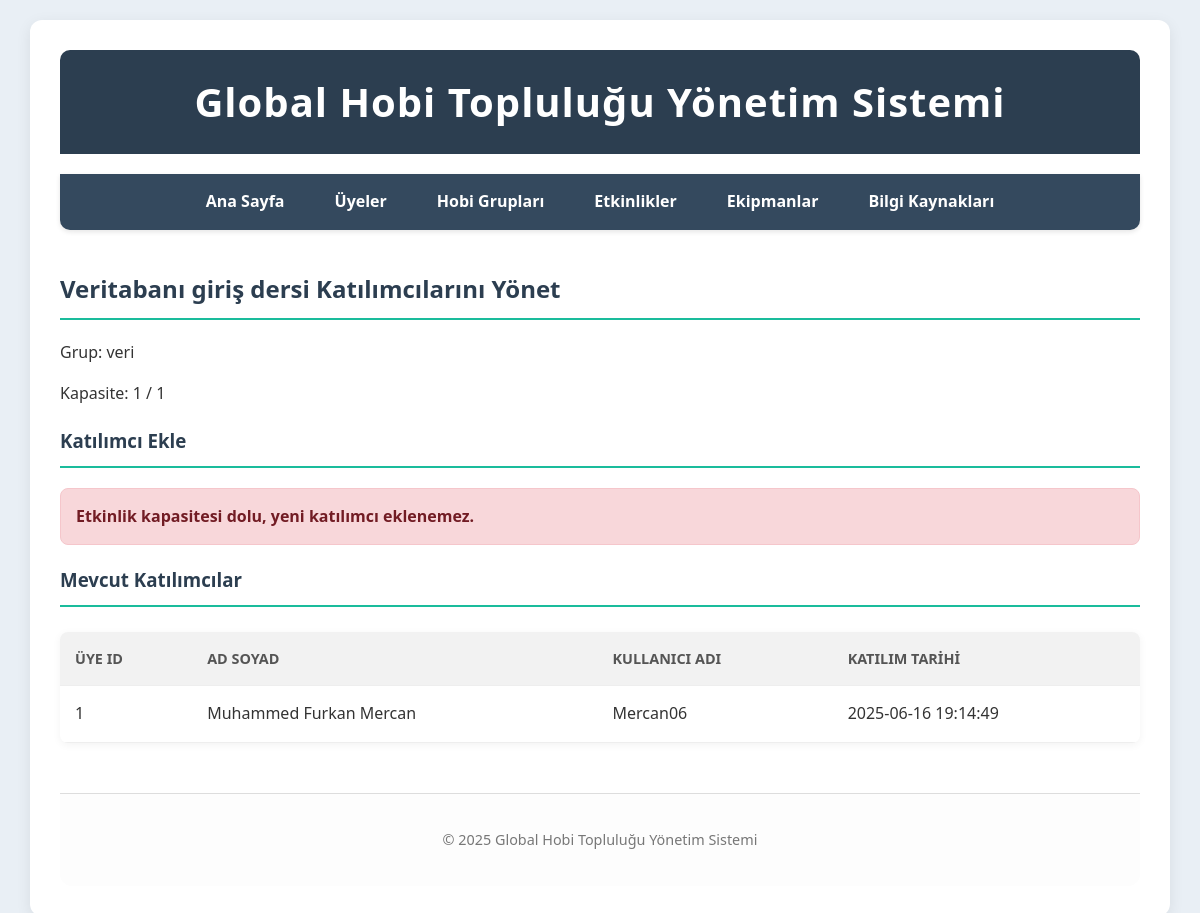
Screenshot of /etkinlik_katilim_yonet.php?etkinlik_id=3 with the database file from the repository.
### tables this page shows
CREATE TABLE `etkinlikler` (
  `etkinlik_id` int(11) NOT NULL,
  `grup_id` int(11) NOT NULL,
  `etkinlik_adi` varchar(150) NOT NULL,
  `aciklama` text DEFAULT NULL,
  `tarih` date NOT NULL,
  `saat` time NOT NULL,
  `lokasyon_tipi` enum('Online','Fiziksel') NOT NULL,
  `lokasyon_detayi` varchar(255) DEFAULT NULL,
  `kapasite` int(11) NOT NULL DEFAULT 0,
  `olusturma_tarihi` timestamp NOT NULL DEFAULT current_timestamp()
);

CREATE TABLE `hobigruplari` (
  `grup_id` int(11) NOT NULL,
  `grup_adi` varchar(100) NOT NULL,
  `aciklama` text DEFAULT NULL,
  `kurulus_tarihi` date NOT NULL,
  `grup_yoneticisi_uye_id` int(11) DEFAULT NULL
);

CREATE TABLE `etkinlikkatilim` (
  `uye_id` int(11) NOT NULL,
  `etkinlik_id` int(11) NOT NULL,
  `katilim_tarihi` timestamp NOT NULL DEFAULT current_timestamp()
);

CREATE TABLE `uyeler` (
  `uye_id` int(11) NOT NULL,
  `ad` varchar(50) NOT NULL,
  `soyad` varchar(50) NOT NULL,
  `kullanici_adi` varchar(50) NOT NULL,
  `eposta` varchar(100) NOT NULL,
  `sifre_hash` varchar(255) NOT NULL,
  `kayit_tarihi` timestamp NOT NULL DEFAULT current_timestamp(),
  `ulke` varchar(50) DEFAULT NULL,
  `profil_fotografi_url` varchar(255) DEFAULT NULL
);

### etkinlik_katilim_yonet.php (the view, shortened to what this page needs)
<?php
include_once 'config.php';
include_once 'includes/header.php';
$etkinlik_id = isset($_GET['etkinlik_id']) ? intval($_GET['etkinlik_id']) : 0;
$etkinlik_bilgisi = null;
if ($etkinlik_id > 0) {
    $sql_etkinlik_bilgisi = "SELECT E.etkinlik_adi, E.kapasite, HG.grup_adi
                            FROM Etkinlikler E
                            JOIN HobiGruplari HG ON E.grup_id = HG.grup_id
                            WHERE E.etkinlik_id = ?";
    $stmt_etkinlik = mysqli_prepare($conn, $sql_etkinlik_bilgisi);
    mysqli_stmt_bind_param($stmt_etkinlik, "i", $etkinlik_id);
    mysqli_stmt_execute($stmt_etkinlik);
    $result_etkinlik = mysqli_stmt_get_result($stmt_etkinlik);
    if (mysqli_num_rows($result_etkinlik) > 0) {
        $etkinlik_bilgisi = mysqli_fetch_assoc($result_etkinlik);
    } else {
        $error = "Belirtilen Etkinlik bulunamadı.";
    }
}
$katilimcilar = [];
$current_katilimci_sayisi = 0;
if ($etkinlik_id > 0) {
    $sql_katilimcilar = "SELECT U.uye_id, U.ad, U.soyad, U.kullanici_adi, EK.katilim_tarihi
                         FROM EtkinlikKatilim EK
                         JOIN Uyeler U ON EK.uye_id = U.uye_id
                         WHERE EK.etkinlik_id = ?";
    $stmt_katilimcilar = mysqli_prepare($conn, $sql_katilimcilar);
    mysqli_stmt_bind_param($stmt_katilimcilar, "i", $etkinlik_id);
    mysqli_stmt_execute($stmt_katilimcilar);
    $result_katilimcilar = mysqli_stmt_get_result($stmt_katilimcilar);
    if (mysqli_num_rows($result_katilimcilar) > 0) {
        while ($row = mysqli_fetch_assoc($result_katilimcilar)) {
            $katilimcilar[] = $row;
        }
    }
    $current_katilimci_sayisi = count($katilimcilar);
}
$katilmayan_uyeler = [];
if ($etkinlik_id > 0) {
    $sql_tum_uyeler = "SELECT uye_id, ad, soyad, kullanici_adi FROM Uyeler WHERE uye_id NOT IN (SELECT uye_id FROM EtkinlikKatilim WHERE etkinlik_id = ?) ORDER BY ad";
    $stmt_tum_uyeler = mysqli_prepare($conn, $sql_tum_uyeler);
    mysqli_stmt_bind_param($stmt_tum_uyeler, "i", $etkinlik_id);
    mysqli_stmt_execute($stmt_tum_uyeler);
    $result_tum_uyeler = mysqli_stmt_get_result($stmt_tum_uyeler);
    if (mysqli_num_rows($result_tum_uyeler) > 0) {
        while ($row = mysqli_fetch_assoc($result_tum_uyeler)) {
            $katilmayan_uyeler[] = $row;
        }
    }
}
?>
<h2><?php echo htmlspecialchars($etkinlik_bilgisi['etkinlik_adi']); ?> Katılımcılarını Yönet</h2>
<?php if ($etkinlik_bilgisi): ?>
    <p>Grup: <?php echo htmlspecialchars($etkinlik_bilgisi['grup_adi']); ?></p>
    <p>Kapasite: <?php echo htmlspecialchars($current_katilimci_sayisi) . ' / ' . htmlspecialchars($etkinlik_bilgisi['kapasite']); ?></p>
<?php endif; ?>
<?php if ($etkinlik_id > 0 && $etkinlik_bilgisi): ?>
    <h3>Katılımcı Ekle</h3>
    <?php if ($current_katilimci_sayisi < $etkinlik_bilgisi['kapasite']): ?>
        <form action="etkinlik_katilim_yonet.php?etkinlik_id=<?php echo $etkinlik_id; ?>" method="POST">
            <div class="form-group">
                <label for="uye_id">Katılımcı Üye:</label>
                <select id="uye_id" name="uye_id" required>
                    <option value="">Üye Seçin</option>
                    <?php if (!empty($katilmayan_uyeler)): ?>
                        <?php foreach ($katilmayan_uyeler as $uye): ?>
                            <option value="<?php echo htmlspecialchars($uye['uye_id']); ?>">
                                <?php echo htmlspecialchars($uye['ad'] . ' ' . $uye['soyad'] . ' (' . $uye['kullanici_adi'] . ')'); ?>
                            </option>
                        <?php endforeach; ?>
                    <?php else: ?>
                        <option value="" disabled>Tüm uygun üyeler zaten katıldı.</option>
                    <?php endif; ?>
                </select>
            </div>
            <button type="submit" name="katilimci_ekle" class="btn">Katılımcı Ekle</button>
        </form>
    <?php else: ?>
        <p class="message error">Etkinlik kapasitesi dolu, yeni katılımcı eklenemez.</p>
    <?php endif; ?>
    <h3>Mevcut Katılımcılar</h3>
    <?php if (!empty($katilimcilar)): ?>
        <table>
            <thead>
                <tr>
                    <th>Üye ID</th>
                    <th>Ad Soyad</th>
                    <th>Kullanıcı Adı</th>
                    <th>Katılım Tarihi</th>
                </tr>
            </thead>
            <tbody>
                <?php foreach ($katilimcilar as $katilimci): ?>
                    <tr>
                        <td><?php echo htmlspecialchars($katilimci['uye_id']); ?></td>
                        <td><?php echo htmlspecialchars($katilimci['ad'] . ' ' . $katilimci['soyad']); ?></td>
                        <td><?php echo htmlspecialchars($katilimci['kullanici_adi']); ?></td>
                        <td><?php echo htmlspecialchars($katilimci['katilim_tarihi']); ?></td>
                    </tr>
                <?php endforeach; ?>
            </tbody>
        </table>
    <?php else: ?>
        <p>Bu etkinliğe henüz katılımcı yok.</p>
    <?php endif; ?>
<?php else: ?>
    <p>Etkinlik bilgileri alınamadı. Lütfen <a href="etkinlikler.php">Etkinlikler</a> sayfasından geçerli bir etkinlik seçin.</p>
<?php endif; ?>
<?php
include_once 'includes/footer.php';
?>

### style.css (style rules this page uses)
body { font-family: 'Segoe UI', Tahoma, Geneva, Verdana, sans-serif; margin: 0; padding: 0; background-color: #e9eff5; color: #333; line-height: 1.6; }
h2, h3 { color: #2c3e50; border-bottom: 2px solid #1abc9c; padding-bottom: 10px; margin-bottom: 20px; }
table { width: 100%; border-collapse: collapse; margin-top: 25px; background-color: #fff; box-shadow: 0 2px 8px rgba(0, 0, 0, 0.05); border-radius: 8px; overflow: hidden; }
table th, table td { padding: 15px; text-align: left; border-bottom: 1px solid #eee; }
table th { background-color: #f2f2f2; color: #555; font-weight: 700; text-transform: uppercase; font-size: 0.9em; }
.message { padding: 15px; margin-bottom: 20px; border-radius: 8px; font-weight: bold; display: flex; align-items: center; gap: 10px; }
.message.error { background-color: #f8d7da; color: #721c24; border: 1px solid #f5c6cb; }

### rows the page displays
etkinlikler: etkinlik_adi "Veritabanı giriş dersi", grup.grup_adi "veri", kapasite "1"
etkinlikkatilim: uye.uye_id "1", uye.soyad "Muhammed Furkan Mercan", uye.kullanici_adi "Mercan06", katilim_tarihi "2025-06-16 19:14:49"

### other values shown
$current_katilimci_sayisi "1"
